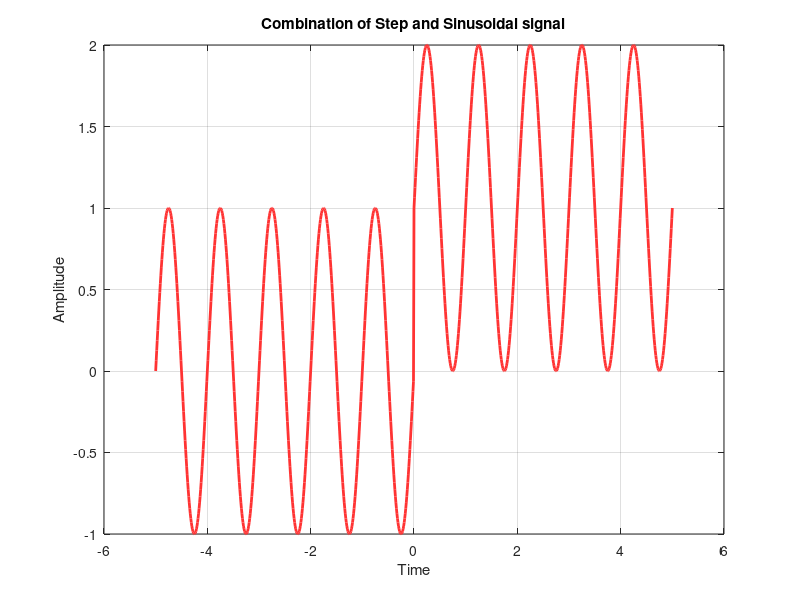
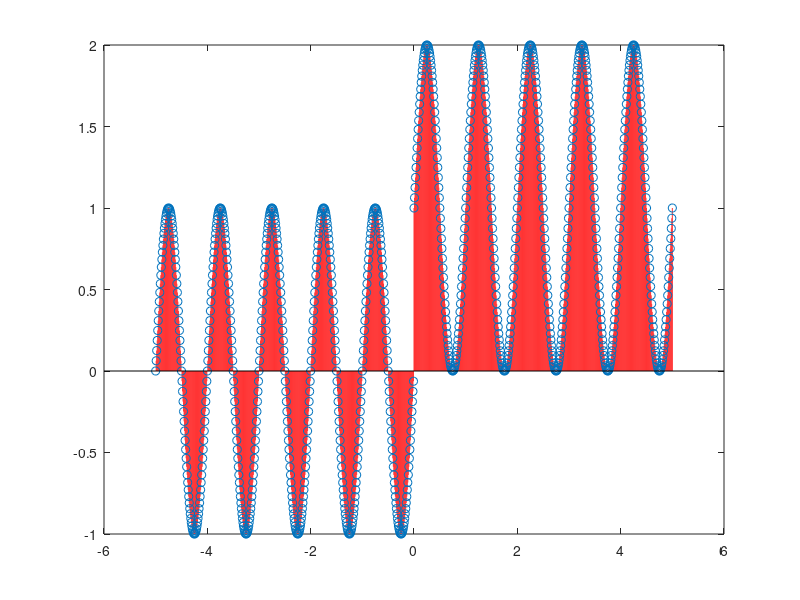

MATLAB code to generate these figures, in order:
% Combination of Step and Sinusoidal Signal

clc; clear;

t = -5:0.01:5;
x = (t>=0) + sin(2*pi*t);

figure(1);
plot(t,x,'Color',[1 0.2 0.2], 'Linewidth', 2);
grid on;
title('Combination of Step and Sinusoidal signal');
xlabel("Time");
ylabel("Amplitude");

figure(2);
xlabel("Time");
ylabel("Amplitude");
stem(t,x, 'Color',[1, 0.2, 0.2])
